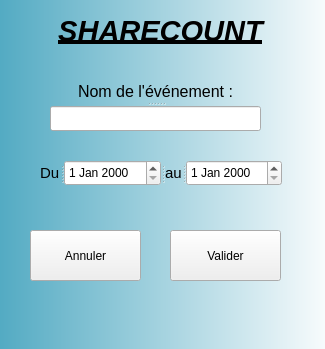
<?xml version="1.0" encoding="UTF-8"?>
<ui version="4.0">
 <class>AjoutEvent</class>
 <widget class="QWidget" name="AjoutEvent">
  <property name="geometry">
   <rect>
    <x>0</x>
    <y>0</y>
    <width>325</width>
    <height>349</height>
   </rect>
  </property>
  <property name="windowTitle">
   <string>Form</string>
  </property>
  <widget class="QSplitter" name="splitter_4">
   <property name="geometry">
    <rect>
     <x>50</x>
     <y>80</y>
     <width>211</width>
     <height>51</height>
    </rect>
   </property>
   <property name="orientation">
    <enum>Qt::Vertical</enum>
   </property>
   <widget class="QLabel" name="label_10">
    <property name="font">
     <font>
      <pointsize>12</pointsize>
     </font>
    </property>
    <property name="text">
     <string>Nom de l'événement :</string>
    </property>
    <property name="alignment">
     <set>Qt::AlignCenter</set>
    </property>
   </widget>
   <widget class="QLineEdit" name="nom_event_2"/>
  </widget>
  <widget class="QPushButton" name="ok_event">
   <property name="geometry">
    <rect>
     <x>170</x>
     <y>230</y>
     <width>111</width>
     <height>51</height>
    </rect>
   </property>
   <property name="text">
    <string>Valider</string>
   </property>
  </widget>
  <widget class="QSplitter" name="splitter_3">
   <property name="geometry">
    <rect>
     <x>40</x>
     <y>160</y>
     <width>242</width>
     <height>26</height>
    </rect>
   </property>
   <property name="orientation">
    <enum>Qt::Horizontal</enum>
   </property>
   <widget class="QLabel" name="label_11">
    <property name="font">
     <font>
      <pointsize>11</pointsize>
     </font>
    </property>
    <property name="text">
     <string>Du</string>
    </property>
   </widget>
   <widget class="QDateEdit" name="dateDeb_2"/>
   <widget class="QLabel" name="label_12">
    <property name="font">
     <font>
      <pointsize>11</pointsize>
     </font>
    </property>
    <property name="text">
     <string>au</string>
    </property>
   </widget>
   <widget class="QDateEdit" name="dateFin_2"/>
  </widget>
  <widget class="QPushButton" name="annuler">
   <property name="geometry">
    <rect>
     <x>30</x>
     <y>230</y>
     <width>111</width>
     <height>51</height>
    </rect>
   </property>
   <property name="text">
    <string>Annuler</string>
   </property>
  </widget>
  <widget class="QLabel" name="erreur">
   <property name="geometry">
    <rect>
     <x>26</x>
     <y>130</y>
     <width>231</width>
     <height>20</height>
    </rect>
   </property>
   <property name="text">
    <string/>
   </property>
  </widget>
  <widget class="QLabel" name="label_6">
   <property name="geometry">
    <rect>
     <x>-10</x>
     <y>0</y>
     <width>351</width>
     <height>381</height>
    </rect>
   </property>
   <property name="styleSheet">
    <string notr="true">background-color: qlineargradient(spread:pad, x1:0, y1:0, x2:1, y2:0, stop:0 rgba(78, 168, 193, 255), stop:1 rgba(255, 255, 255, 255));</string>
   </property>
   <property name="text">
    <string/>
   </property>
  </widget>
  <widget class="QLabel" name="label">
   <property name="geometry">
    <rect>
     <x>10</x>
     <y>10</y>
     <width>301</width>
     <height>41</height>
    </rect>
   </property>
   <property name="font">
    <font>
     <pointsize>22</pointsize>
     <weight>75</weight>
     <italic>true</italic>
     <bold>true</bold>
     <underline>true</underline>
    </font>
   </property>
   <property name="text">
    <string>SHARECOUNT</string>
   </property>
   <property name="alignment">
    <set>Qt::AlignCenter</set>
   </property>
  </widget>
  <zorder>label_6</zorder>
  <zorder>splitter_4</zorder>
  <zorder>ok_event</zorder>
  <zorder>splitter_3</zorder>
  <zorder>annuler</zorder>
  <zorder>erreur</zorder>
  <zorder>label</zorder>
 </widget>
 <resources/>
 <connections/>
</ui>
